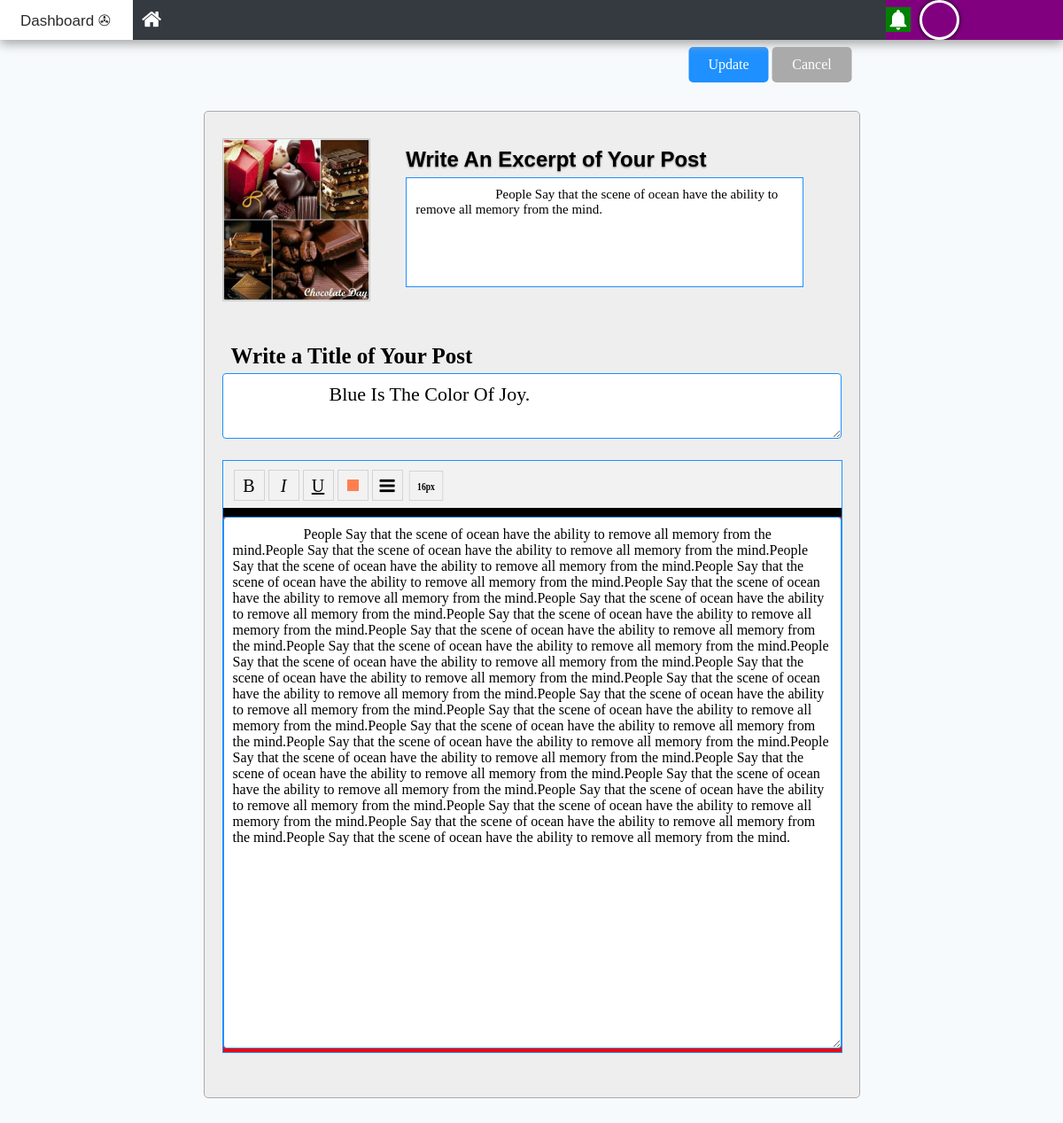
/editpost.php?postid=1 (signed in), run on the app's committed database.
### tables this page shows
CREATE TABLE `users` (
  `user_username` varchar(255) NOT NULL,
  `user_password` mediumtext NOT NULL,
  `user_email` varchar(1000) NOT NULL,
  `user_phone` int(15) NOT NULL,
  `user_fullname` varchar(250) NOT NULL,
  `user_age` int(10) UNSIGNED NOT NULL,
  `user_gender` varchar(50) NOT NULL,
  `user_bloodgroup` varchar(50) NOT NULL,
  `user_education` varchar(100) NOT NULL,
  `user_profession` varchar(1000) NOT NULL,
  `user_current_city` varchar(100) NOT NULL,
  `user_from` varchar(100) NOT NULL,
  `user_profile_picture_link` varchar(10000) DEFAULT 'avatar.png',
  `user_id` int(10) UNSIGNED NOT NULL,
  `user_post_count` int(10) UNSIGNED DEFAULT 0
);

CREATE TABLE `posts` (
  `post_title` varchar(1000) NOT NULL,
  `post_id` int(10) UNSIGNED NOT NULL,
  `post_excerpt` varchar(2000) DEFAULT NULL,
  `post_content` longtext DEFAULT NULL,
  `post_author_username` varchar(255) NOT NULL,
  `post_visit_count` int(10) UNSIGNED DEFAULT 0,
  `post_comment_count` int(10) UNSIGNED DEFAULT 0,
  `post_publish_date` datetime DEFAULT NULL,
  `post_thumbnail` varchar(10000) DEFAULT 'post.png',
  `post_author_id` int(10) UNSIGNED NOT NULL,
  `post_birthdate` datetime DEFAULT NULL,
  `post_number` int(10) UNSIGNED DEFAULT 0,
  `post_status` varchar(50) DEFAULT 'public',
  `post_comment_allowed` varchar(10) DEFAULT 'yes'
);

### editpost.php (the view, shortened to what this page needs)
<?php require_once("connect_to_db.php");
?>
<?php
    $user = $_SESSION["username"];
    $post_id = $_GET["postid"];
    $sql = "SELECT post_author_username FROM `posts` WHERE post_id=".$post_id;
    $post_author_username = $conn->query($sql)->fetch_assoc()["post_author_username"];
    if( $user == $post_author_username ){
        $sql = "SELECT * FROM `posts` WHERE post_id=".$post_id;
        $r = $conn->query($sql)->fetch_assoc();
    } else {
        header("Location:index.php");
    }
?>
<?php include("header.php"); ?>
    <div id="createnewpost-toolbox">
        <div id="Publish" onclick="update()">Update</div>
        <div id="Cancel" onclick="cancel()">Cancel</div>
    </div>
    <div id="container">
        <div id="createnewpost">
            <div id="upper">
                <div id="tumbnailupload" onclick="document.querySelector('#postthumbnail').click()">
                    <img src="img/post_image/<?php echo $r["post_thumbnail"]; ?>" width="100%" height="100%" alt="" id="thumbpic">
                </div>
                <div id="excerpt">
                    <label for="post_excerpt">Write An Excerpt of Your Post</label>
                    <textarea name="post_excerpt" id="post_excerpt" cols="50" rows="6" placeholder="Smaller the Better ">
                        <?php
                            echo $r["post_excerpt"];
                        ?>
                    </textarea>
                </div>
            </div>
        </div>
        <div id="lower">
            <div id="posttitle">
                <label for="post_title">Write a Title of Your Post </label>
                <textarea name="post_title" id="post_title" cols="35" rows="2" placeholder="Add Title of Your Post ">
                    <?php
                        echo $r["post_title"];
                    ?>
                </textarea>
            </div>
            <div id="postbody">
                <div id="writingtool">
                    <span id="makeBold" class="writing-tool" onclick="makeBold()">B</span>
                    <span id="makeItalic" class="writing-tool"><i>I</i></span>
                    <span id="makeUnderline" class="writing-tool">U</span>
                    <span id="textColor" class="writing-tool"><span></span></span>
                    <span id="justifyText" class="writing-tool"></span>
                    <span id="fontsize" class="writing-tool">16px</span>
                </div>
                <textarea contentEditable="true" id="writing_pad_textversion">
                    <?php
                        echo $r["post_content"];
                    ?>
                </textarea>
            </div>
        </div>
    </div>
<?php include_once("footer.php") ?>

### header.php (shortened to what this page needs)
<?php
    include("connect_to_db.php");
    if ( isset($_SESSION["username"]) ) {
        $username = $_SESSION["username"];
        $sql = "SELECT * FROM `users` Where `user_username`='$username' LIMIT 1";
        $user = $conn->query( $sql );
        $user = $user->fetch_assoc();
        $user_avatar_link = $user["user_profile_picture_link"];
    }
?>
<?php
    $pageName = explode("/",$_SERVER["PHP_SELF"]);
    $rightSideNav = "";
    if( $pageName[count($pageName)-1] == "profile.php" ){
        $rightSideNav = '<div id="rightNav">
                            <span id="notification" onclick="showNotificationPane(this)">
                                <svg viewBox="0 0 24 24" preserveAspectRatio="xMidYMid meet" focusable="false" class="style-scope yt-icon" style="pointer-events: none; display: block; width: 100%; height: 100%;">
                                    <g class="style-scope yt-icon">
                                        <path d="M12 22c1.1 0 2-.9 2-2h-4c0 1.1.9 2 2 2zm6-6v-5c0-3.07-1.64-5.64-4.5-6.32V4c0-.83-.67-1.5-1.5-1.5s-1.5.67-1.5 1.5v.68C7.63 5.36 6 7.92 6 11v5l-2 2v1h16v-1l-2-2z" class="style-scope yt-icon">
                                        </path>
                                    </g>
                                </svg>
                                '. getNot() .'
                            </span>
                            <a href="signout.php" style="text-decoration:none;">
                            <span id="signout" title="Click to Logout" style="display:inline-block;border-radius:none;width: 162px;height:100%;line-height:45px;color: wheat;text-align: center;margin-left: 10px;border-left: 2px solid white;">
                                Signout
                            </span>
                            </a>
                        </div>
                        ';
    } else if( $pageName[count($pageName)-1] == "login.php") {
    } else if( !isset($_SESSION["username"]) &&  $pageName[count($pageName)-1] == "index.php" ) {
        $rightSideNav = "";
    } else if( !isset($_SESSION["username"]) &&  $pageName[count($pageName)-1] == "post.php" ) {
        $rightSideNav = "";
    } else if( isset($_SESSION["username"]) &&  $pageName[count($pageName)-1] == "editpost.php" ) {
        $rightSideNav = '   <div id="rightNav">
                                <span id="notification"  onclick="showNotificationPane(this)">
                                    <svg viewBox="0 0 24 24" preserveAspectRatio="xMidYMid meet" focusable="false" class="style-scope yt-icon" style="pointer-events: none; display: block; width: 100%; height: 100%;">
                                        <g class="style-scope yt-icon">
                                            <path d="M12 22c1.1 0 2-.9 2-2h-4c0 1.1.9 2 2 2zm6-6v-5c0-3.07-1.64-5.64-4.5-6.32V4c0-.83-.67-1.5-1.5-1.5s-1.5.67-1.5 1.5v.68C7.63 5.36 6 7.92 6 11v5l-2 2v1h16v-1l-2-2z" class="style-scope yt-icon">
                                            </path>
                                        </g>
                                    </svg>
                                    '. getNot() .'
                                </span>
                                <a href="profile.php">
                                    <span style="background-image:url(\'img/profilepic/'.$user_avatar_link.'\')"   id="profile" title="Click to go to Profile Page">
                                    </span>
                                </a>
                            </div>
                        ';
    } else if( isset($_SESSION["username"]) &&  $pageName[count($pageName)-1] == "dashboard.php" ) {
        $rightSideNav = '   <div id="rightNav">
                                <span id="notification" onclick="showNotificationPane(this)">
                                    <svg viewBox="0 0 24 24" preserveAspectRatio="xMidYMid meet" focusable="false" class="style-scope yt-icon" style="pointer-events: none; display: block; width: 100%; height: 100%;">
                                        <g class="style-scope yt-icon">
                                            <path d="M12 22c1.1 0 2-.9 2-2h-4c0 1.1.9 2 2 2zm6-6v-5c0-3.07-1.64-5.64-4.5-6.32V4c0-.83-.67-1.5-1.5-1.5s-1.5.67-1.5 1.5v.68C7.63 5.36 6 7.92 6 11v5l-2 2v1h16v-1l-2-2z" class="style-scope yt-icon">
                                            </path>
                                        </g>
                                    </svg>
                                    '. getNot() .'
                                </span>
                                <a href="profile.php">
                                    <span style="background-image:url(\'img/profilepic/'.$user_avatar_link.'\')"  id="profile" title="Click to go to Profile Page">
                                    </span>
                                </a>
                            </div>
                        ';
    } else if( isset($_SESSION["username"]) &&  $pageName[count($pageName)-1] == "post.php" ) {
        $rightSideNav = '   <div id="rightNav">
                                <span id="notification" onclick="showNotificationPane(this)">
                                    <svg viewBox="0 0 24 24" preserveAspectRatio="xMidYMid meet" focusable="false" class="style-scope yt-icon" style="pointer-events: none; display: block; width: 100%; height: 100%;">
                                        <g class="style-scope yt-icon">
                                            <path d="M12 22c1.1 0 2-.9 2-2h-4c0 1.1.9 2 2 2zm6-6v-5c0-3.07-1.64-5.64-4.5-6.32V4c0-.83-.67-1.5-1.5-1.5s-1.5.67-1.5 1.5v.68C7.63 5.36 6 7.92 6 11v5l-2 2v1h16v-1l-2-2z" class="style-scope yt-icon">
                                            </path>
                                        </g>
                                    </svg>
                                    '. getNot() .'
                                </span>
                                <a href="profile.php">
                                    <span style="background-image:url(\'img/profilepic/'.$user_avatar_link.'\')"  id="profile" title="Click to go to Profile Page">
                                    </span>
                                </a>
                            </div>
                        ';
    }
?>
<!DOCTYPE html>
<html lang="en">
<head>
    <link rel="stylesheet" href="css/fontawesome/css/fontawesome.min.css">
    <link rel="stylesheet" href="css/common.css" />
    <?php
        $pageName = explode("/",$_SERVER["PHP_SELF"]);
        if( $pageName[count($pageName)-1] == "dashboard.php" ) {
            echo '<link rel="stylesheet" href="css/dashboard.css" />';
        } else if( $pageName[count($pageName)-1] == "login.php" ){
            echo '<link rel="stylesheet" href="css/login.css" />';
        } else if( $pageName[count($pageName)-1] == "createnewpost.php" ){
            echo '<link rel="stylesheet" href="css/createnewpost.css" />';
        } else if( $pageName[count($pageName)-1] == "editpost.php" ){
            echo '<link rel="stylesheet" href="css/editpost.css" />';
        } else if( $pageName[count($pageName)-1] == "signup.php" ){
            echo '<link rel="stylesheet" href="css/login.css" />';
        } else if( $pageName[count($pageName)-1] == "post.php" ){
            echo '<link rel="stylesheet" href="css/post.css" />';
        } else if( $pageName[count($pageName)-1] == "profile.php" ){
            echo '<link rel="stylesheet" href="css/profile.css" />';
        } else if( $pageName[count($pageName)-1] == "search.php" ) {
            echo '<link rel="stylesheet" href="css/search.css" />';
        } else if( $pageName[count($pageName)-1] == "editpost.php" ) {
            echo '<link rel="stylesheet" href="css/editpost.css" />';
        } else if( $pageName[count($pageName)-1] == "user.php" ) {
            echo '<link rel="stylesheet" href="css/user.css" />';
        } else {
            echo '<link rel="stylesheet" href="css/index.css" />';
        }
    ?>
</head>
<body>
        <div id="navbar">
            <?php
                if( isset($_SESSION["username"]) && $pageName[count($pageName)-1] == "index.php"){
                        echo "<a href='dashboard.php' title='Dashboard Page'>Dashboard ✇</a>";
                }  else if( !isset($_SESSION["username"]) && $pageName[count($pageName)-1] == "index.php") {
                        echo "<a href='login.php'>Login ♌</a>";
                }  else if( $pageName[count($pageName)-1] == "login.php") {
                        echo "<a href='index.php'>Home ➥</a>";
                }  else if( $pageName[count($pageName)-1] == "profile.php" ) {
                        echo "<a href='dashboard.php'>Dashboard ✇</a>";
                }  else if( $pageName[count($pageName)-1] == "dashboard.php" ) {
                        echo "<a href='profile.php'>Profile ❄</a>";
                }  else if( isset($_SESSION["username"]) && $pageName[count($pageName)-1] == "post.php" ) {
                        echo "<a href='dashboard.php'>Dashboard ✇</a>";
                }  else if( !isset($_SESSION["username"]) && $pageName[count($pageName)-1] == "post.php" ) {
                        echo "<a href='login.php'>Login ♌</a>";
                }   else if( isset($_SESSION["username"]) && $pageName[count($pageName)-1] == "createnewpost.php" ) {
                        echo "<a href='dashboard.php'>Dashboard ✇</a>";
                }   else if( !isset($_SESSION["username"]) && $pageName[count($pageName)-1] == "createnewpost.php" ) {
                        echo "<a href='dashboard.php'>Dashboard ✇</a>";
                }   else if( !isset($_SESSION["username"]) && $pageName[count($pageName)-1] == "signup.php" ) {
                        echo "<a href='login.php'>Login ♌</a>";
                }   else if( !isset($_SESSION["username"]) && $pageName[count($pageName)-1] == "search.php" ) {
                        echo "<a href='login.php'>Login ♌</a>";
                }   else if( isset($_SESSION["username"]) && $pageName[count($pageName)-1] == "search.php" ) {
                        echo "<a href='index.php'>Home ➥</a>";
                }   else if( isset($_SESSION["username"]) && $pageName[count($pageName)-1] == "editpost.php" ) {
                        echo "<a href='dashboard.php'>Dashboard ✇</a>";
                }   else if( isset($_SESSION["username"]) && $pageName[count($pageName)-1] == "user.php" ) {
                        echo "<a href='index.php'>Home ➥</a>";
                }   else if( !isset($_SESSION["username"]) && $pageName[count($pageName)-1] == "user.php" ) {
                        echo "<a href='index.php'>Home ➥</a>";
                }
            ?>
            <a style="margin-left:10px;text-decoration:none;color:white;" href="index.php"><span id="homelink"></span></a>
            <?php
                echo $rightSideNav;
            ?>
        </div>

### footer.php (shortened to what this page needs)
</body>
</html>

### css/common.css (style rules this page uses)
* { box-sizing: border-box; font-family: verdana; transition: .2s cubic-bezier(0.65, 0.05, 0.36, 1); }
body { perspective: 1000px; height: auto; overflow-x: hidden; margin: 0; background: #b1d1f269; position: relative; }
#navbar { z-index: 1000; width: 100%; height: 45px; background: dodgerblue; overflow: visible; position: relative; transition:none!important; }
#navbar > a:first-child { transition: .09s ease-out; width: 150px; height: 45px; display: block; float: left; line-height: 45px; background: #007bf3; color: white; text-decoration: none; position: relative; left: 0px; top: 0px; box-sizing: border-box; font-family: Verdana, Geneva, Tahoma, sans-serif; font-size: 17px; text-align: center; border-right: 2.5px solid white; margin: 0px; }
div#rightNav { perspective: 300px; display: inline-block; position: absolute; right: 0px; height: 45px; width: 200px; }
span#notification { box-sizing: border-box; display: block; float: left; position: relative; left: 0px; top: 8px; width: 28px; height: 28px; cursor: pointer; }
span#profile { width: 55px; height: 55px; display: block; float: left; position: relative; border-radius: 50%; margin-left: 10px; overflow: visible; top: -7px; cursor: pointer; box-shadow: 0px 0px 5px #000000; background-image: url("http://localhost/code/php/projects/blueBlogger_(2-100)/img/post_image/post_1_thumpic.jpg"); background-size: 100% 100%; transform: translateY(10deg); transition:.25s cubic-bezier(0.14, 6.1, 0.58, 1); border:3px solid white; }
#homelink { color: white; font-family: w3incons; font-size: 26px; cursor: pointer; text-decoration: none; line-height: 45px; }
#homelink:after { content: '\e800'; }

### data on the page
posts: post_thumbnail (picture), post_excerpt "People Say that the scene of ocean have the ability to remove all memory from the mind.", post_title "Blue Is The Color Of Joy.", post_content "People Say that the scene of ocean have the ability to remove all memory from the mind.People Say that the scene of ocean have the ability to remove all memory from the mind.People Say that the scene of ocean have the ability to remove all memory from the mind.People Say that the scene of ocean have the ability to remove all memory from the mind.People Say that the scene of ocean have the ability to remove all memory from the mind.People Say that the scene of ocean have the ability to remove all memory from the mind.People Say that the scene of ocean have the ability to remove all memory from the mind.People Say that the scene of ocean have the ability to remove all memory from the…"
